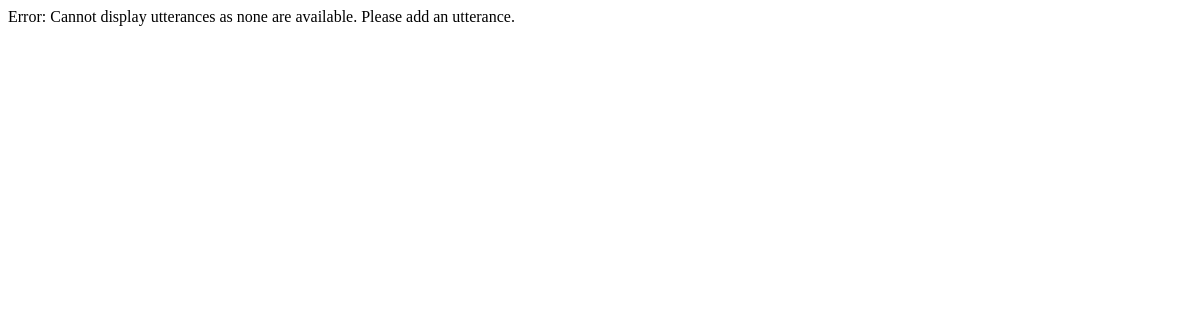
Page /demo/ on the earlier database version.
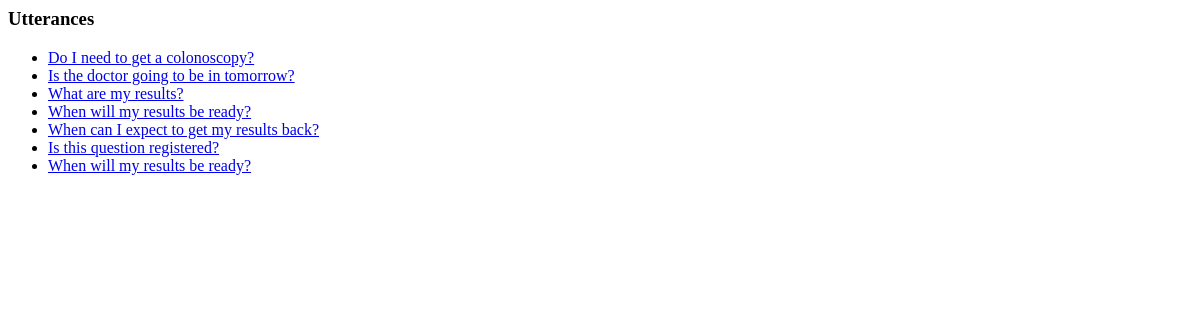
Same page on the later database version.
### demo/models.py (models this page shows, shortened)
class SeedUtterance(models.Model):
    seed_text = models.CharField(max_length=200)

### demo/views.py (the view)
# urls.py: path('', views.index, name="index"),                              # displays seed utterances
def index(request):
    try:
        new = SeedUtterance(seed_text=request.POST['seed'])
        new.save()
    except Exception as e:
        logging.error(e)
        pass # allows access to /demo without passing through /demo/input first
    try:
        utterances = SeedUtterance.objects.all()
    except SeedUtterance.DoesNotExist as e:
        logging.error(e)
        raise Http404("Error: no utterances have been stored yet.")
    finally:
        template = loader.get_template('demo/index.html')
        context = { 'utterances' : utterances }
    return HttpResponse(template.render(context, request))

### demo/templates/demo/index.html
{% if utterances %}
<h3> Utterances </h3>
    <ul>
    {% for u in utterances %}
        <li><a href="/demo/{{ u.id }}/">{{ u.seed_text }}</a></li>
    {% endfor %}
    </ul>
{% else %}
    <p>Error: Cannot display utterances as none are available. Please add an utterance.</p>
{% endif %}

Differences in the rows shown:
added SeedUtterance: seed_text "Do I need to get a colonoscopy?"
added SeedUtterance: seed_text "Is the doctor going to be in tomorrow?"
added SeedUtterance: seed_text "What are my results?"
added SeedUtterance: seed_text "When will my results be ready?"
added SeedUtterance: seed_text "When can I expect to get my results back?"
added SeedUtterance: seed_text "Is this question registered?"
added SeedUtterance: seed_text "When will my results be ready?"
Other differences:
text no longer shown: "Error: Cannot display utterances as none are available. Please add an utterance."
text now shown: "Utterances"
